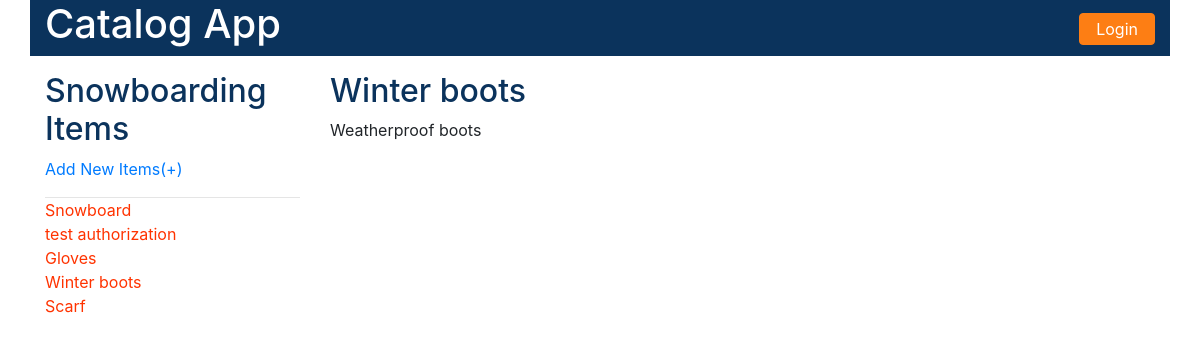
The app's page /catalog/Snowboarding/Winter boots/ with its own data.
### models.py (models this page shows, shortened)
class Category(Base):
    __tablename__ = 'category'
    id = Column(Integer, primary_key=True)
    name = Column(String(250))
    user_id = Column(Integer, ForeignKey('user.id'))
    user = relationship(User)

class Item(Base):
    __tablename__ = 'item'
    id = Column(Integer, primary_key=True)
    name = Column(String(250))
    description = Column(String(1500))
    category_id = Column(Integer, ForeignKey('category.id'))
    user_id = Column(Integer, ForeignKey('user.id'))
    category = relationship(Category)
    user = relationship(User)

### catalogViews.py (the view)
@app.route('/catalog/<category_name>/<item_name>/')
def  show_item(category_name, item_name):
    category = session.query(Category).filter_by(name=category_name).first()
    if category is not None:
        item = session.query(Item).filter_by(category_id=category.id, name=item_name).first()
        items = session.query(Item).filter_by(category_id = category.id).order_by(Item.category_id).all()
        if 'username' not in login_session or item.user_id != login_session['user_id']:
            return render_template('public_item.html', category=category, item=item, items = items)
        else:
            return render_template('item.html', category=category, item=item, items = items)
    else:
        return "No Item Info to display"  # message flashing

### templates/public_item.html (shortened to what this page needs)
<!DOCTYPE html>
<html lang="en">
<head>
<link rel="stylesheet"
	href="{{ url_for('static', filename='css/bootstrap.css') }}">
<link rel="stylesheet"
	href="{{ url_for('static', filename='css/style.css') }}">
</head>
<body>
	<main class="container">
	<header class="row">
		<h1 class="col-md-4 text-left"><a href="{{url_for('show_categories')}}" style="color:white">Catalog App</a></h1>
		<div class="col-md-6"></div>
		<div class="col-md-2 text-right">
			<form method="GET" action="{{url_for('showLogin')}}">
				<button type="submit" class="text-center btn btn-default login">Login</button>
			</form>
		</div>
	</header>
	<section class="row vdivide">
		<sidebar class="col-md-3">
		<h2>{{category.name}} Items</h2>
		<form action="#" method="POST">
			<a href="{{url_for('add_category')}}">Add New Items(+)</a>
			<hr/>
			<ul class="text-left">
				{% for item in items %}
				<li><a
					href="{{url_for('show_item', category_name = category.name, item_name = item.name)}}"><span class="item-category">{{item.name}}</span></a>
				</li> {% endfor %}
			</ul>
		</form>
		</sidebar>
		<section class="col-md-9 items">
			<h2>{{item.name}}</h2>
			<div>{{item.description}}</div>
			<br />
			<br />
		</section>
	</section>
	</main>
</body>
</html>

### static/css/style.css (style rules this page uses)
.item-category { color: #ff3300; }
h2 { color: #0b335c; }
hr { margin: 1em 0 0 0; }
section { margin-top: 1em; }
section.items { margin-top: 0; }
header { background-color: #0b335c; }
ul { list-style: none; padding-left: 0px; }
.login { background-color: #fd7e14; border-color: #fd7e14; margin: 0.8em 0 0.5em 0; padding: 0.2em 1em 0.2em 1em; color: white; }

### records on screen
Category: name "Snowboarding"
Item: name "Snowboard"
Item: name "test authorization"
Item: name "Gloves"
Item: name "Winter boots", description "Weatherproof boots"
Item: name "Scarf"
